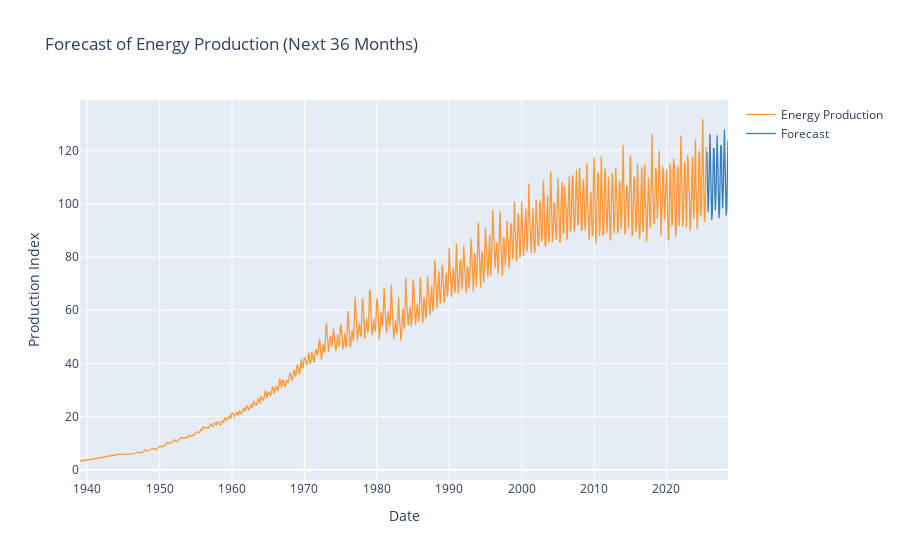

Here is the notebook cell this chart was saved with:
### Code cell
import pandas as pd
import cufflinks as cf
import warnings

warnings.filterwarnings("ignore")

# Ensure index is datetime
#data.index = pd.to_datetime(data.index)

# Forecast
n_periods = 36
future_forecast = stepwise_model.predict(n_periods=n_periods)

# Create forecast index
last_date = data.index[-1]
forecast_index = pd.date_range(start=last_date + pd.DateOffset(months=1),
                               periods=n_periods, freq='MS')

# Create DataFrame for plotting
forecast_df = pd.DataFrame({'Forecast': future_forecast}, index=forecast_index)

# Combine data
combined = pd.concat([data['Energy Production'], forecast_df], axis=1)

# Use cufflinks with custom layout to avoid titlefont
cf.go_offline()

# Create custom layout
layout = cf.Layout(
    title='Forecast of Energy Production (Next 36 Months)',
    xaxis=dict(title='Date'),  # Modern syntax for axis titles
    yaxis=dict(title='Production Index')
)

# Plot with custom layout
combined.iplot(layout=layout)

### Figure 1 — Plotly figure (JSON) as saved in the notebook; plotly's stock layout.template omitted (floating-point values rounded to 4 significant figures; data arrays with more than 128 entries replaced by an {"elided": "..."} marker saying what was removed)
{"data": [{"line": {"color": "rgba(255, 153, 51, 1.0)", "dash": "solid", "shape": "linear", "width": 1.3}, "mode": "lines", "name": "Energy Production", "text": "", "type": "scatter", "x": {"elided": "1075 str values"}, "y": {"elided": "1075 mixed values"}}, {"line": {"color": "rgba(55, 128, 191, 1.0)", "dash": "solid", "shape": "linear", "width": 1.3}, "mode": "lines", "name": "Forecast", "text": "", "type": "scatter", "x": {"elided": "1075 str values"}, "y": {"elided": "1075 mixed values"}}], "layout": {"title": {"text": "Forecast of Energy Production (Next 36 Months)"}, "xaxis": {"title": {"text": "Date"}}, "yaxis": {"title": {"text": "Production Index"}}}}
